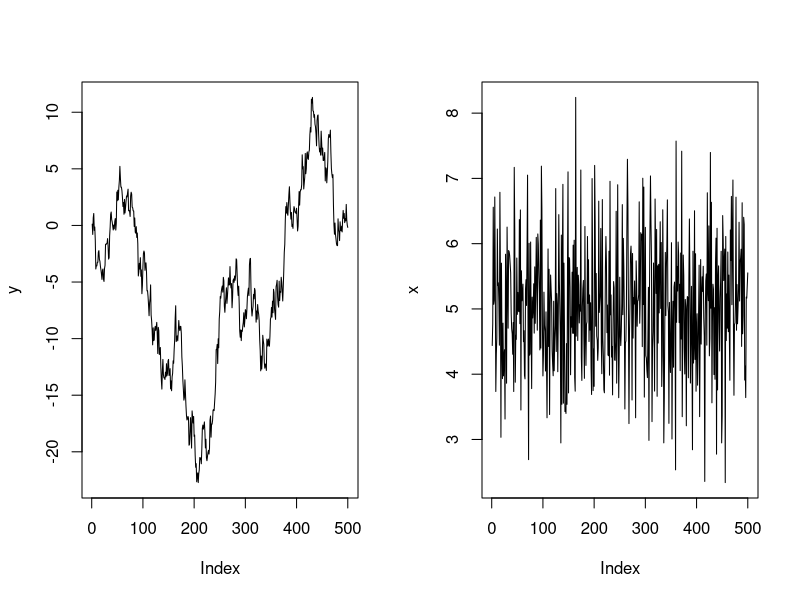
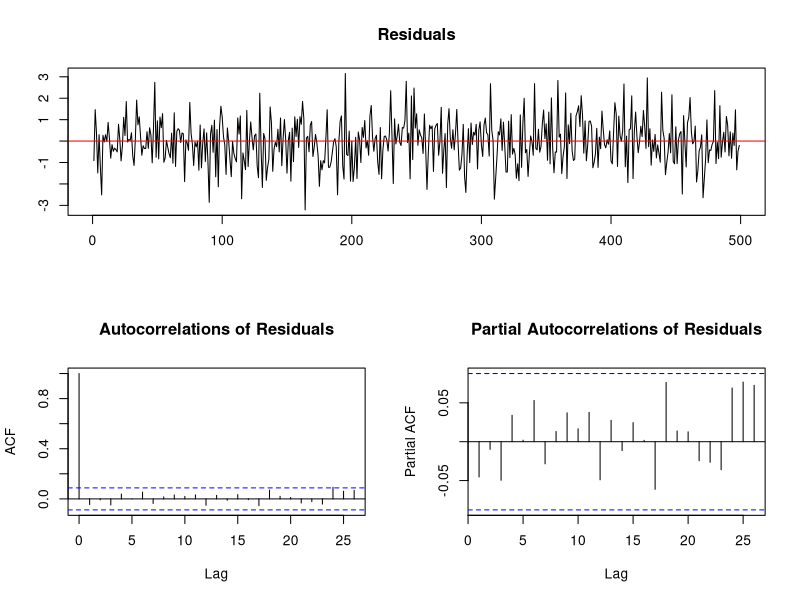
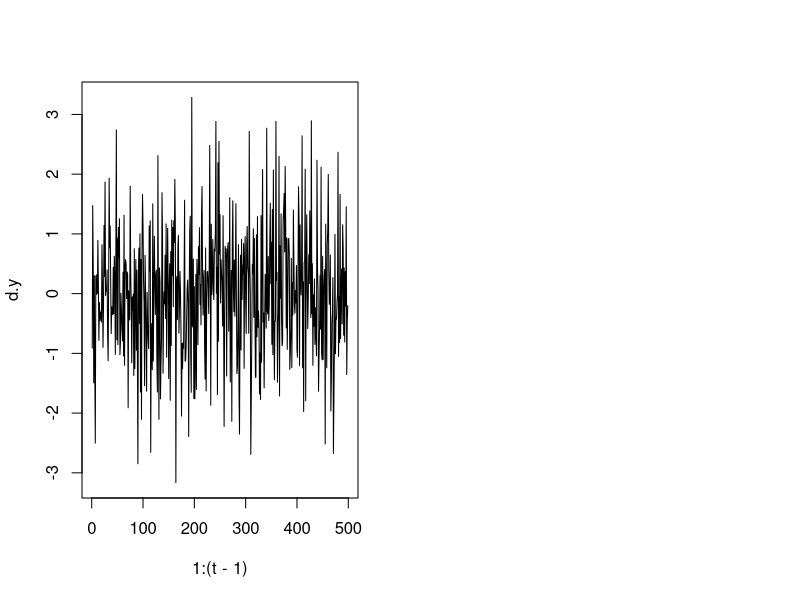
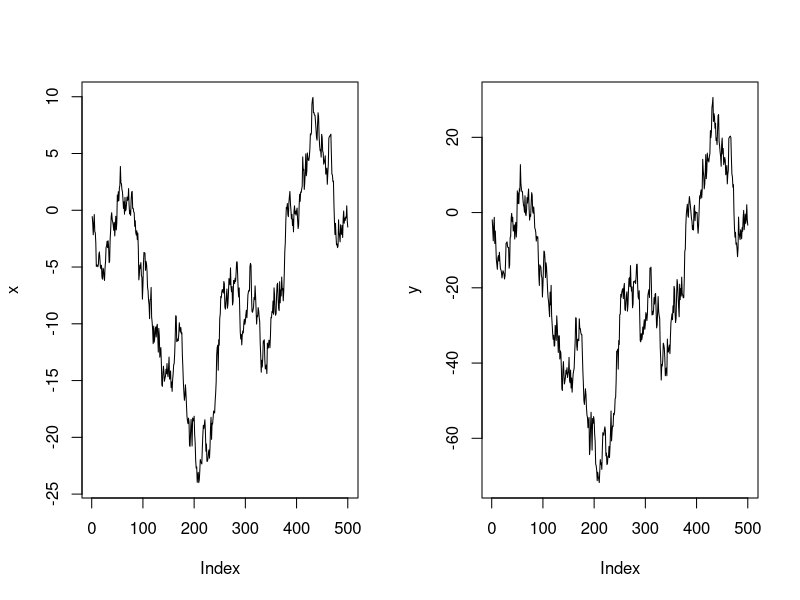
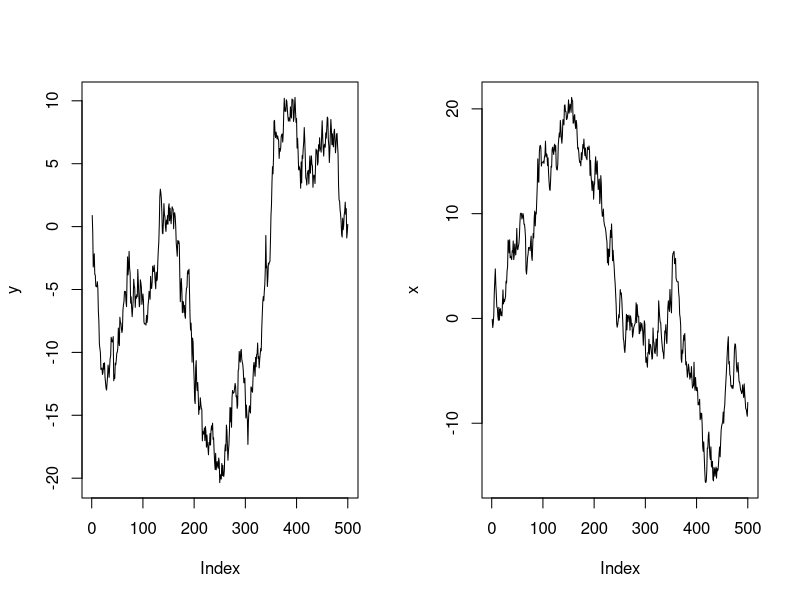

These charts were generated, in order, by the following R code:
################################################################
## Time Series and Stationarity
## Author: Jason Qiang Guo
## Quant III Week 6
## October 20th
################################################################

#install.packages("urca")

## Let's start with the following model in mind:
## y_t = rho * y_{t-1} + nu
## where nu is iid

## now, if |rho| < 1, then we have a stationary time-series
## if |rho|=1, then we have a non-stationary time-series (random walk)
## if |rho|>1, then we have a non-stationary time-series (explosive)

## today we will focus on the second situation, also known as unit root

## remember from the lectures that in this type of time series the current
## value of y is simply the sum of all past random shocks. As a result,
## the series tends to drift up and down (although it ISN'T trending), 
## although the series is mean-reverting in the long run (it's just the sum
## of iid errors)

## However, the variance of a random walk does increase with time

## This R script illustrates these points and shows how to test for
## unit roots

################################################################
## y is I(1), x is stationary, unit root
################################################################

set.seed(123)
t <- 500
x <- 5 + rnorm(t)
nu <- rnorm(t)
e <- rnorm(t)
rho <- 1 ## unit root
for (i in 2:t){ e[i] <- rho * e[i-1] + nu[i] }
beta <- 0.25
y <- beta * x + e

par(mfrow=c(1,2))
## y is non-stationary time series (random walk)
plot(y, type="l")
## x is stationary
plot(x, type="l")

## inconsistent estimates
summary(lm(y ~ x))

## dickey-fuller test for unit root
library(urca)
summary(ur.df(y, type="none", lags=0))
# value of test-statistic is HIGHER than critical values,
# (careful with negative signs)
# so we cannot reject null hypothesis of unit root
# i.e., this test SUGGESTS we might have unit root
# (see chapter 5 from "ts_part.pdf", page 114)

## in STATA, you would type "dfuller y, noconstant"

## check also the plot that ur.df() generates:
plot(ur.df(y, type="none", lags=0))

## there are many flavors of the DF test:
## with drift / with trend / with higher order lags ("augmented DF test")

## integrating the series
d.y <- diff(y)
plot(1:(t-1), d.y, type="l")

## now we get consistent testimates
summary(lm(diff(y) ~ diff(x)))
## and no unit root
summary(ur.df(d.y, type="none", lags=0)) ## reject unit root


################################################################
## x is I(1), y is I(1), error is white noise
################################################################

set.seed(123)
t <- 500
x <- rnorm(t)
for (i in 2:t){ x[i] <- x[i-1] + rnorm(1) }
beta <- 3
y <- beta * x + rnorm(t)

## x is non-stationary (unit root)
par(mfrow=c(1,2))
summary(ur.df(x, type="none", lags=0))
plot(x, type="l")
## y is ALSO non-stationary
plot(y, type="l")
summary(ur.df(y, type="none", lags=0))
## why? the sum of an I(0) and a I(1) series is I(1)

## standard error is wrong
summary(lm(y ~ x))

## we need to co-integrate
summary(lm(diff(y) ~ diff(x)))

################################################################
## spurious regression
################################################################

## this is the example from class: two unrelated nonstationary series, if we 
## use OLS we find a strong correlation

set.seed(333)
t <- 500
x <- rnorm(t)
for (i in 2:t){ x[i] <- x[i-1] + rnorm(1) } ## x is I(1)
y <- rnorm(t)
for (i in 2:t){ y[i] <- y[i-1] + rnorm(1) } ## y is also I(1)

## both non-stationary
summary(ur.df(x, type="none", lags=0))
summary(ur.df(y, type="none", lags=0))
par(mfrow=c(1,2))
plot(y, type="l")
plot(x, type="l")

## spurious regression
summary(lm(y ~ x))







